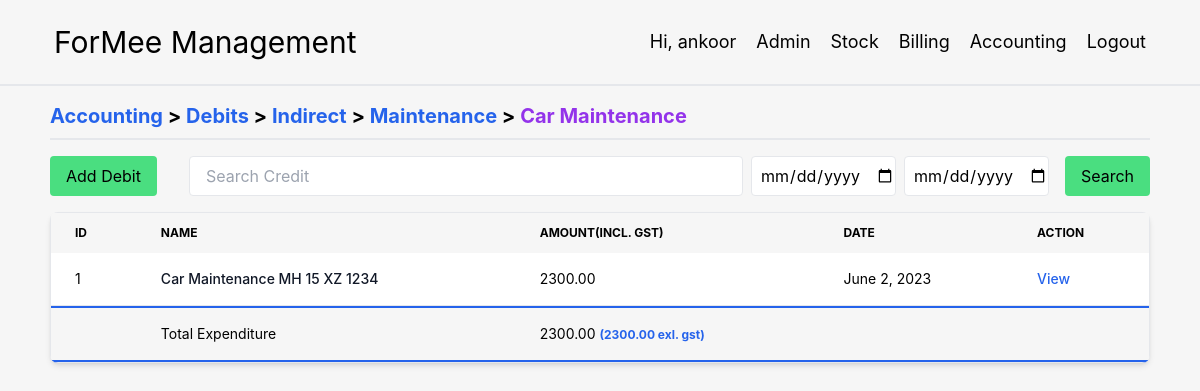
Before: /accounting/de/indirect/4/debit/6/ (signed in) with the older database file.
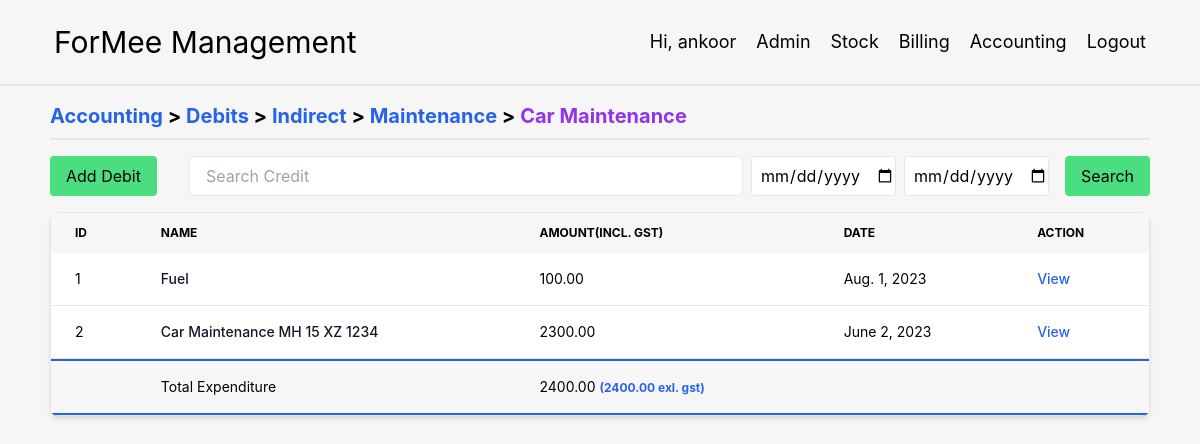
After: the same page with the newer database file.
### Accounting/models.py (models this page shows, shortened)
class SubDebit(models.Model):
    name = models.CharField(max_length=100)
    quantity = models.IntegerField(default=0, null=True, blank=True)
    quantity_type = models.CharField(max_length=20, choices=Quantity_Choice, default='kgs')
    price = models.FloatField(default=0.0, null=True, blank=True)
    cgst = models.FloatField(default=0.0, null=True, blank=True)
    sgst = models.FloatField(default=0.0, null=True, blank=True)
    sub_amount = models.FloatField(default=0)
    amount = models.FloatField()
    date = models.DateField()
    reason = models.TextField(null=True, blank=True)
    debit = models.ForeignKey(Debit, on_delete=models.CASCADE)
    payment_type = models.CharField(max_length=100, choices=Payment_Type, default='cash')

### Accounting/views.py (the view)
# urls.py: path('accounting/de/<str:debit_type>/<int:debit_type_id>/debit/<int:debit_id>/', views.sub_debits_view),
@login_required
def sub_debits_view(request, debit_type, debit_type_id, debit_id):
    debit_type_instance = DebitType.objects.get(type=debit_type, id=debit_type_id)
    debit = Debit.objects.get(id=debit_id)
    name_filter = request.GET.get('name')
    start_date = request.GET.get('start_date')
    end_date = request.GET.get('end_date')
    sub_debits = SubDebit.objects.filter(debit=debit).order_by('-date')
    if name_filter:
        sub_debits = sub_debits.filter(name__icontains=name_filter)
    if start_date and end_date:
        sub_debits = sub_debits.filter(date__range=[start_date, end_date])
    total_amount_with_gst = sub_debits.aggregate(total_amount=Sum('amount'))['total_amount'] or 0
    total_amount_without_gst = sub_debits.aggregate(total_amount=Sum('sub_amount'))['total_amount'] or 0
    context = {
        'debit_type': debit_type_instance,
        'debit': debit,
        'sub_debits': sub_debits,
        'total_amount_with_gst': total_amount_with_gst,
        'total_amount_without_gst': total_amount_without_gst,
    }
    return render(request, 'sub_debits.html', context)

### Accounting/models.py (called while the page is built)
    def __str__(self):
        return self.name

    def __str__(self):
        return self.name

### Accounting/templates/sub_debits.html (shortened to what this page needs)
{% extends 'base.html' %}
{% block body %}
<div class="flex w-11/12 m-auto gap-8 mt-4 border-b-2 mb-4">
    <div class="text-xl font-bold pb-2">
        <a href="/accounting/" class="text-blue-600 hover:underline">Accounting</a> >
        <a href="/accounting/de/" class="text-blue-600 hover:underline">Debits</a> >
        <a href="/accounting/de/{{ debit_type.type }}/" class="text-blue-600 hover:underline">{{ debit_type.type|title }}</a> >
        <a href="/accounting/de/{{ debit_type.type }}/{{ debit_type.pk }}/debit/" class="text-blue-600 hover:underline">{{ debit_type }}</a> >
        <a href="/accounting/de/{{ debit_type.type }}/{{ debit_type.pk }}/debit/{{ debit.pk }}" class="text-purple-600 hover:underline">{{ debit }}</a>
    </div>
</div>
<div class="flex justify-between mx-auto w-11/12">
    <div>
        <a href="add_debit/">
            <button class="px-4 py-2 bg-green-400 rounded whitespace-nowrap">Add Debit</button>
        </a>
    </div>
    <div class="flex-grow ml-8 flex-0">
        <form action="" class="flex">
            <input type="text" class="w-full h-10 border rounded px-4" name="credit_search"
                   placeholder="Search Credit">
            <div class="w-1/6 ml-2">
                <input type="date" id="start_date" name="start_date" class="h-10 border indent-1 rounded">
            </div>
            <div class="w-1/6 mx-2">
                <input type="date" id="end_date" name="end_date" class="h-10 border indent-1 rounded">
            </div>
            <button type="submit" class="ml-2 px-4 py-2 bg-green-400 rounded">Search</button>
        </form>
    </div>
</div>
<div class="w-11/12 m-auto flex justify-between gap-8 mb-16">
    <div class="relative overflow-x-auto shadow-md sm:rounded-lg w-full mt-4">
        <table class="w-full text-sm text-left border">
            <thead class="text-xs uppercase">
            <tr>
                <th scope="col" class="px-6 py-3">
                    Id
                </th>
                <th scope="col" class="px-6 py-3">
                    Name
                </th>
                <th scope="col" class="px-6 py-3">
                    Amount(incl. gst)
                </th>
                <th scope="col" class="px-6 py-3">
                    Date
                </th>
                <th scope="col" class="px-6 py-3">
                    Action
                </th>
            </tr>
            </thead>
            <tbody>
            {% for debit in sub_debits %}
            <tr class="bg-white border-b">
                <td class="px-6 py-4">
                    {{ forloop.counter }}
                </td>
                <th class="px-6 py-4 font-medium text-gray-900 whitespace-wrap">
                    {{ debit.name }}
                </th>
                <td class="px-6 py-4">
                    {{ debit.amount|floatformat:2 }}
                </td>
                <td class="px-6 py-4">
                    {{ debit.date }}
                </td>
                <td class="px-6 py-4">
                    <a href="{{ debit.pk }}/" class="font-medium text-blue-600 hover:underline">View</a>
                </td>
            </tr>
            {% endfor %}
            <tr class="bg-blue-600">
                <td colspan="5"></td>
            </tr>
            <tr>
                <td class="px-6 py-4" colspan="1"></td>
                <td class="px-6 py-4">Total Expenditure</td>
                <td class="px-6 py-4">
                    {{ total_amount_with_gst|floatformat:2 }}
                    <span class="text-xs text-blue-600 font-bold">({{ total_amount_without_gst|floatformat:2 }} exl. gst)</span>
                </td>
                <td class="px-6 py-4" colspan="2"></td>
            </tr>
            <tr class="bg-blue-600">
                <td colspan="5"></td>
            </tr>
            </tbody>
        </table>
    </div>
</div>
{% endblock %}

Changed rows visible on the page:
added SubDebit: name "Fuel", amount "100.00", date "Aug. 1, 2023"
Other visible differences:
{{ total_amount_with_gst|floatformat:2 }}: "2300.00" → "2400.00"
{{ total_amount_without_gst|floatformat:2 }}: "2300.00" → "2400.00"
